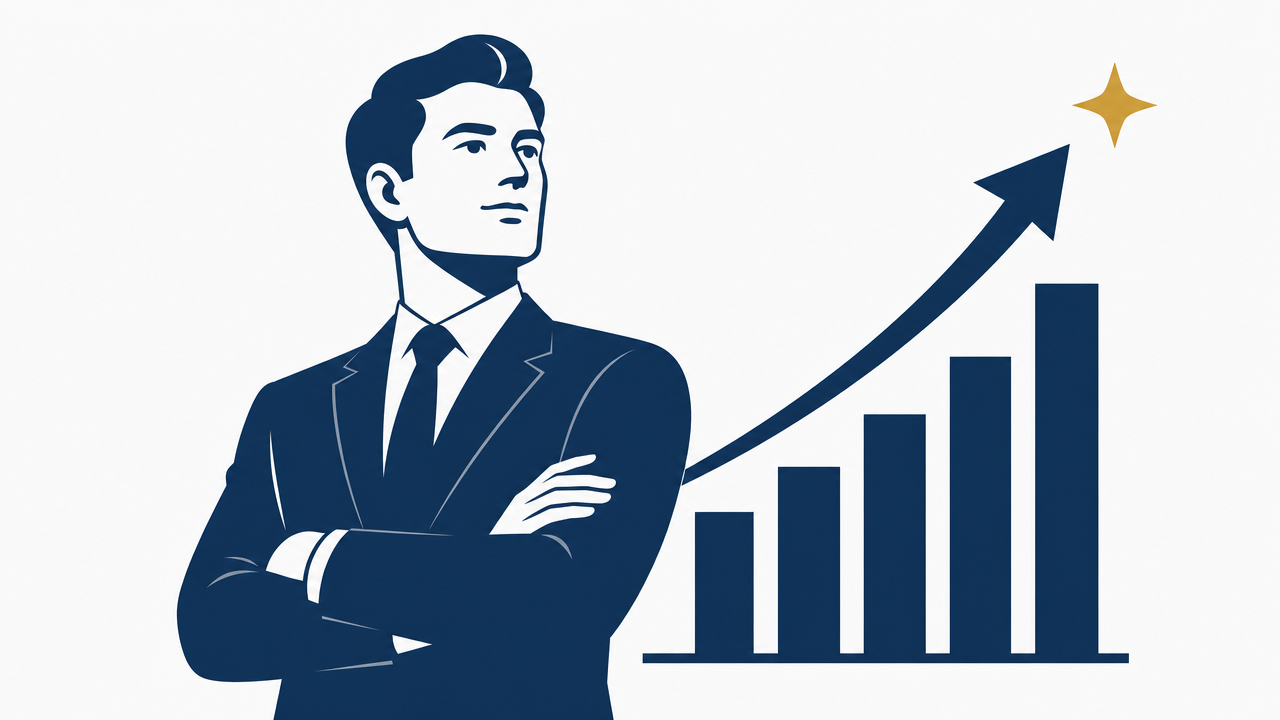
#> input picture skills/ppt-master/references/ai-image-comparison/palette/cool-corporate.png, 1280 x 720 px
$ python compare_renders.py --original ../../ppt-master/references/ai-image-comparison/palette/cool-corporate.png --rendered ../../ppt-master/references/ai-image-comparison/palette/dark-cinematic.png --output out.png
#> lines starting #> are read from the running program, lines starting #| are printed output that depends on the picture
#!/usr/bin/env python3
"""Compare original image with rendered PPTX slide.

Usage:
    python compare_renders.py --original PATH --rendered PATH --output PATH
                             [--mode side-by-side|overlay|diff]
"""

import argparse
import sys
from pathlib import Path

try:
    from PIL import Image, ImageDraw, ImageFont, ImageChops, ImageStat
except ImportError:
    print("ERROR: Pillow is required. Install with: pip install Pillow", file=sys.stderr)
    sys.exit(1)


# [39 lines left out: function make_side_by_side, not called in this run]


def make_overlay(original, rendered):
    """50% opacity blend overlay to reveal positional misalignments."""
    ow, oh = original.size
    rw, rh = rendered.size

    # Scale rendered to match original
    rendered_scaled = rendered.resize((ow, oh), Image.LANCZOS)

    original_rgba = original.convert("RGBA")
    rendered_rgba = rendered_scaled.convert("RGBA")

    # 50% blend
    blended = Image.blend(original_rgba, rendered_rgba, 0.5)
    return blended


# [45 lines left out: function make_diff, not called in this run]


def main():
    parser = argparse.ArgumentParser(description="Compare original image with rendered PPTX slide")
    parser.add_argument("--original", required=True, help="Path to original image")
    parser.add_argument("--rendered", required=True, help="Path to rendered slide image")
    parser.add_argument("--output", required=True, help="Output comparison image path")
    parser.add_argument("--mode", choices=["side-by-side", "overlay", "diff"],
                        default="overlay", help="Comparison mode (default: overlay)")
    args = parser.parse_args()

    for path_arg in [args.original, args.rendered]:
        if not Path(path_arg).exists():
            print(f"ERROR: File not found: {path_arg}", file=sys.stderr)
            sys.exit(1)

    original = Image.open(args.original).convert("RGB")
#> original is the input picture: PIL image 1280x720 RGB; mean R, G, B 181.8, 191.5, 202.3
    rendered = Image.open(args.rendered).convert("RGB")
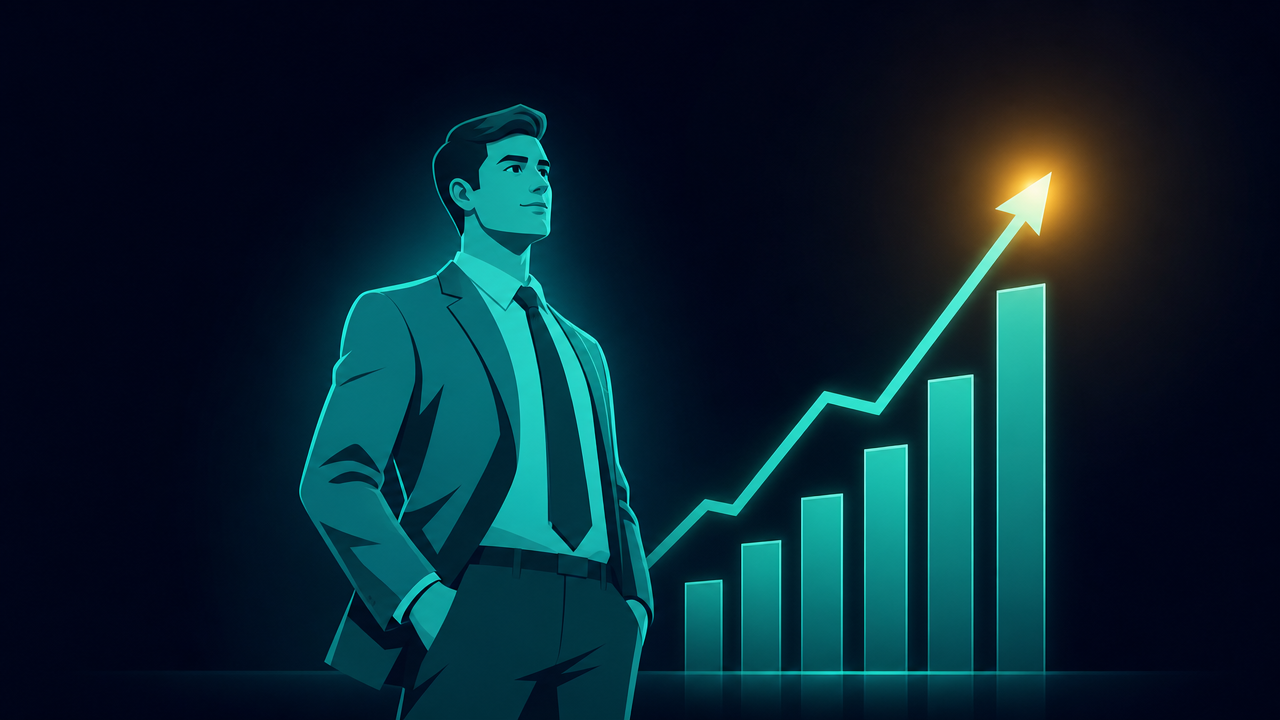
#> input picture skills/ppt-master/references/ai-image-comparison/palette/dark-cinematic.png, 1280 x 720 px
#> rendered is the input picture: PIL image 1280x720 RGB; mean R, G, B 8.5, 36.5, 48.2

    if args.mode == "side-by-side":
        result = make_side_by_side(original, rendered)
    elif args.mode == "overlay":
        result = make_overlay(original, rendered)
#> in make_overlay, `blended = Image.blend(original_rgba, rendered_rgba, 0.5)`:
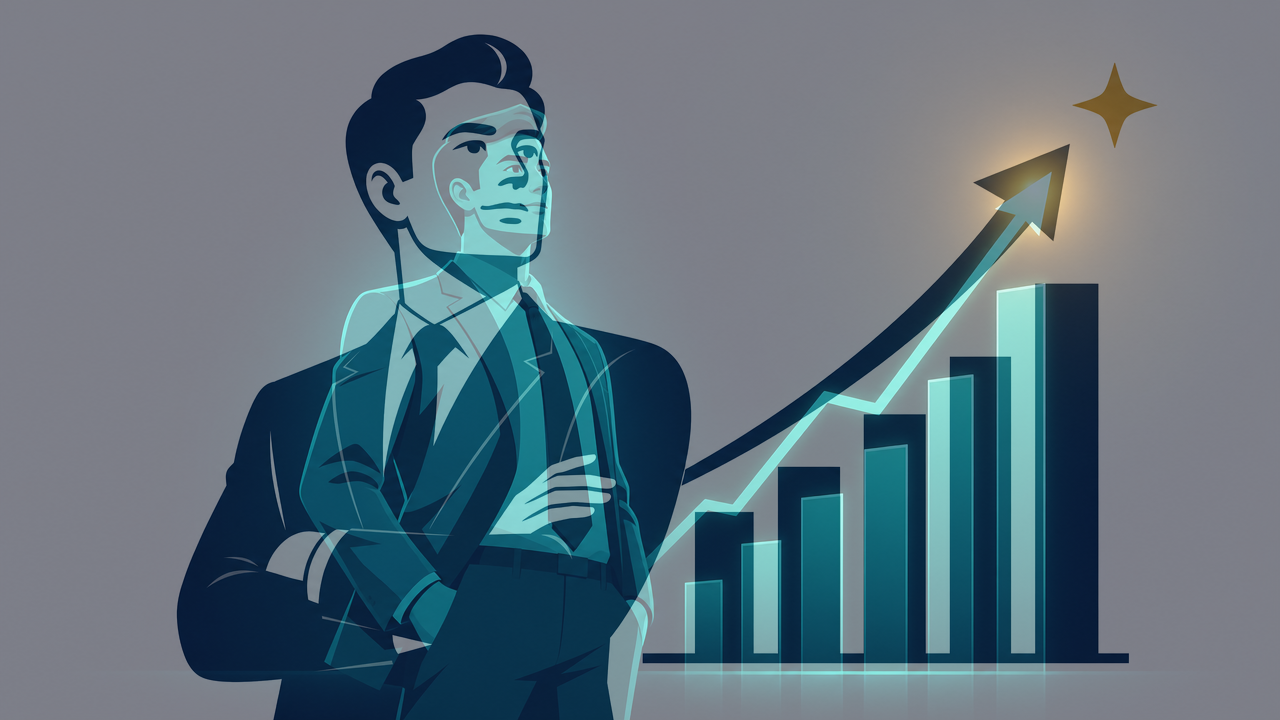
#> blended: PIL image 1280x720 RGBA; mean R, G, B, A 94.9, 113.8, 125, 255
    elif args.mode == "diff":
        result = make_diff(original, rendered)

    out_path = Path(args.output)
    out_path.parent.mkdir(parents=True, exist_ok=True)

    # Determine format from extension, convert RGBA→RGB for JPEG
    ext = out_path.suffix.lower()
    if ext in (".jpg", ".jpeg") and result.mode == "RGBA":
        result = result.convert("RGB")
    result.save(str(out_path), quality=90)
    print(f"Comparison saved to: {out_path.resolve()}")


if __name__ == "__main__":
    main()
